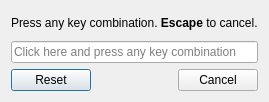
<?xml version="1.0" encoding="UTF-8"?>
<ui version="4.0">
 <class>ShortcutDialog</class>
 <widget class="QDialog" name="ShortcutDialog">
  <property name="geometry">
   <rect>
    <x>0</x>
    <y>0</y>
    <width>268</width>
    <height>102</height>
   </rect>
  </property>
  <property name="windowTitle">
   <string>CopyQ New Shortcut</string>
  </property>
  <layout class="QVBoxLayout" name="verticalLayout">
   <item>
    <widget class="QLabel" name="labelHelp">
     <property name="text">
      <string>&lt;html&gt;&lt;head/&gt;&lt;body&gt;&lt;p&gt;Press any key combination. &lt;span style=&quot; font-weight:600;&quot;&gt;Escape&lt;/span&gt; to cancel.&lt;/p&gt;&lt;/body&gt;&lt;/html&gt;</string>
     </property>
    </widget>
   </item>
   <item>
    <widget class="QLineEdit" name="lineEditShortcut">
     <property name="contextMenuPolicy">
      <enum>Qt::NoContextMenu</enum>
     </property>
     <property name="readOnly">
      <bool>true</bool>
     </property>
     <property name="placeholderText">
      <string>Click here and press any key combination</string>
     </property>
    </widget>
   </item>
   <item>
    <widget class="QDialogButtonBox" name="buttonBox">
     <property name="orientation">
      <enum>Qt::Horizontal</enum>
     </property>
     <property name="standardButtons">
      <set>QDialogButtonBox::Cancel|QDialogButtonBox::Reset</set>
     </property>
    </widget>
   </item>
  </layout>
 </widget>
 <resources/>
 <connections>
  <connection>
   <sender>buttonBox</sender>
   <signal>accepted()</signal>
   <receiver>ShortcutDialog</receiver>
   <slot>accept()</slot>
   <hints>
    <hint type="sourcelabel">
     <x>248</x>
     <y>254</y>
    </hint>
    <hint type="destinationlabel">
     <x>157</x>
     <y>274</y>
    </hint>
   </hints>
  </connection>
  <connection>
   <sender>buttonBox</sender>
   <signal>rejected()</signal>
   <receiver>ShortcutDialog</receiver>
   <slot>reject()</slot>
   <hints>
    <hint type="sourcelabel">
     <x>316</x>
     <y>260</y>
    </hint>
    <hint type="destinationlabel">
     <x>286</x>
     <y>274</y>
    </hint>
   </hints>
  </connection>
 </connections>
</ui>
